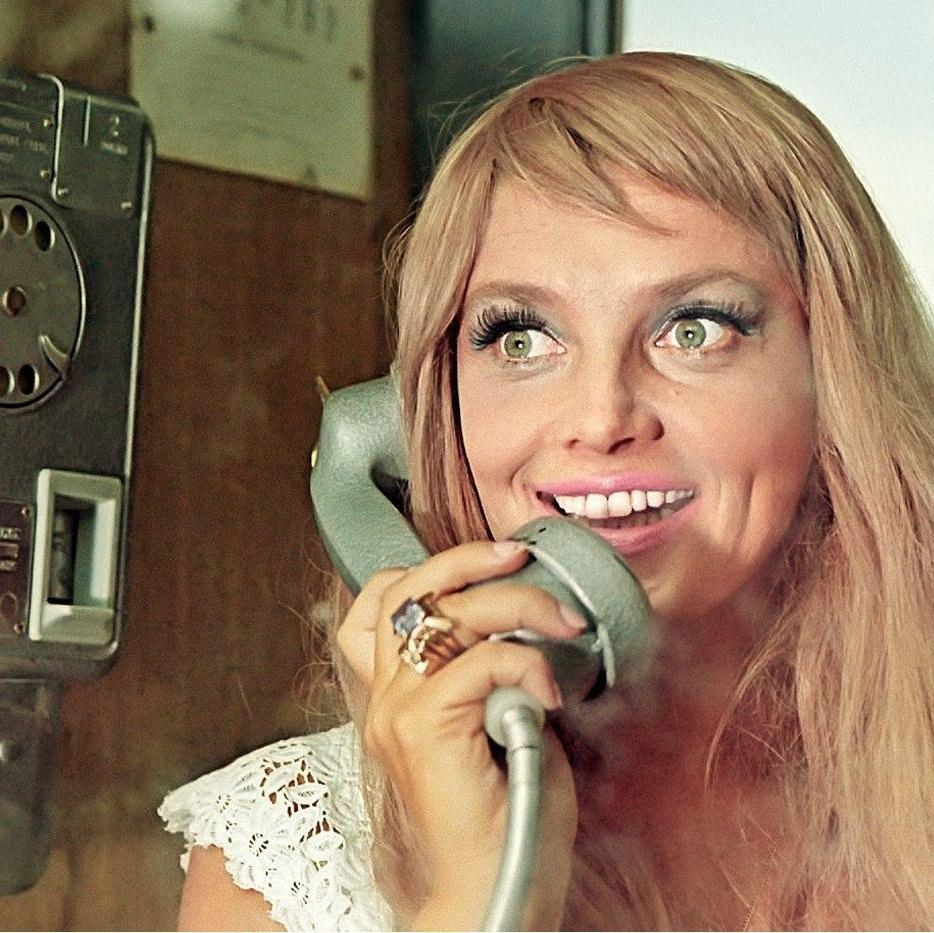
#> input picture test_img.jpg, 934 x 933 px
$ python old_filter.py
#> lines starting #> are read from the running program, lines starting #| are printed output that depends on the picture
from PIL import Image
import numpy as np

img = Image.open("test_img.jpg")
#> img is the input picture: PIL image 934x933 RGB; mean R, G, B 142.1, 116.1, 91.8
arr = np.array(img)
a = len(arr)
#> a = 933
a1 = len(arr[1])
#> a1 = 934
i = 0
while i < a - 11:
    j = 0
    while j < a1 - 11:
        s = 0
        for n in range(i, i + 10):
            for n1 in range(j, j + 10):
                n1 = arr[n][n1][0]
                n2 = arr[n][n1][1]
                n3 = arr[n][n1][2]
                M = n1 + n2 + n3
                s += M
        s = int(s // 100)
        for n in range(i, i + 10):
            for n1 in range(j, j + 10):
                arr[n][n1][0] = int(s // 50) * 50
                arr[n][n1][1] = int(s // 50) * 50
                arr[n][n1][2] = int(s // 50) * 50
        j = j + 10
    i = i + 10
#> this loop made 93 passes
#> i on passes 1 to 12: 10, 20, 30, 40, 50, 60, 70, 80, 90, 100, 110, 120
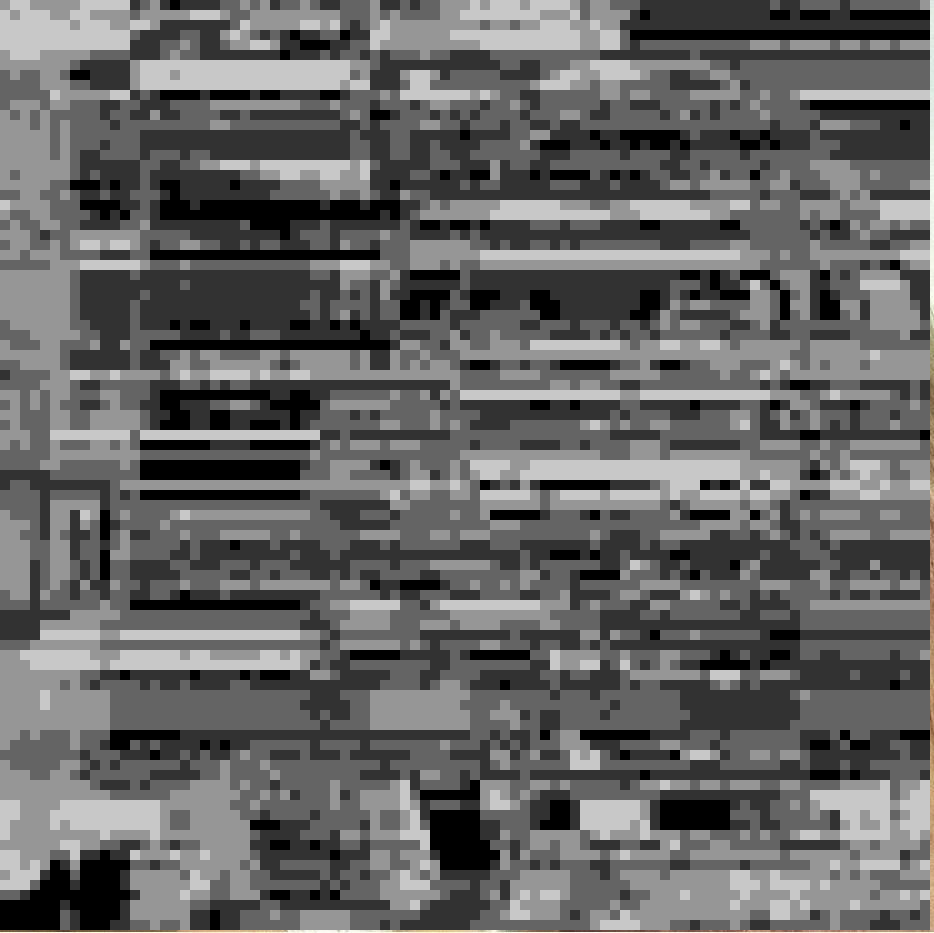
#> arr: shape (933, 934, 3); mean R, G, B 100.1, 99.9, 99.7
#> after the loop, i = 930
res = Image.fromarray(arr)
res.save('old_result.jpg')

$ run again, with block-size.png saved as test_img.jpg
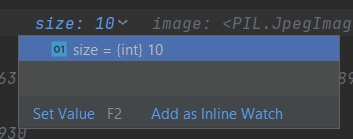
#> input picture block-size.png, 353 x 139 px
#> img is the input picture: PIL image 353x139 RGB; mean R, G, B 64.4, 72.6, 84.6
#> a = 139
#> a1 = 353
#> the loop `while i < a - 11:` made 13 passes
#> i on passes 1 to 8: 10, 20, 30, 40, 50, 60, 70, 80
#> after the loop `while i < a - 11:`:
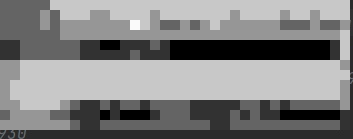
#> arr: shape (139, 353, 3); mean R, G, B 129.6, 129.6, 129.6
#> after the loop `while i < a - 11:`: i = 130
